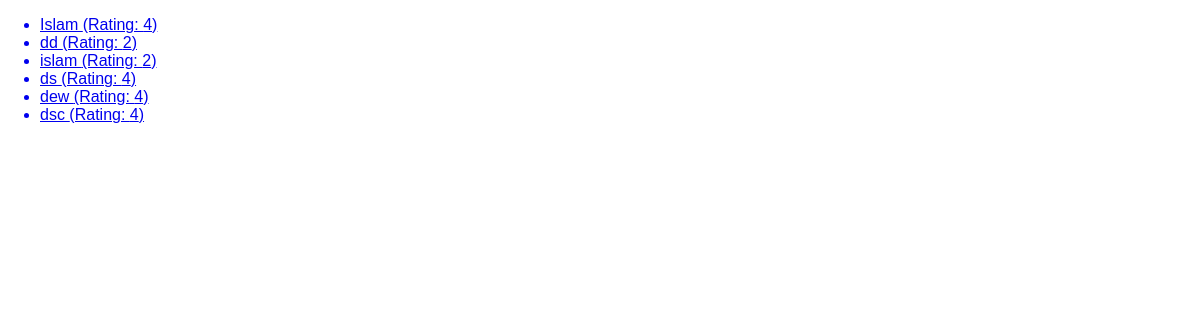
Page /reviews on the earlier database version.
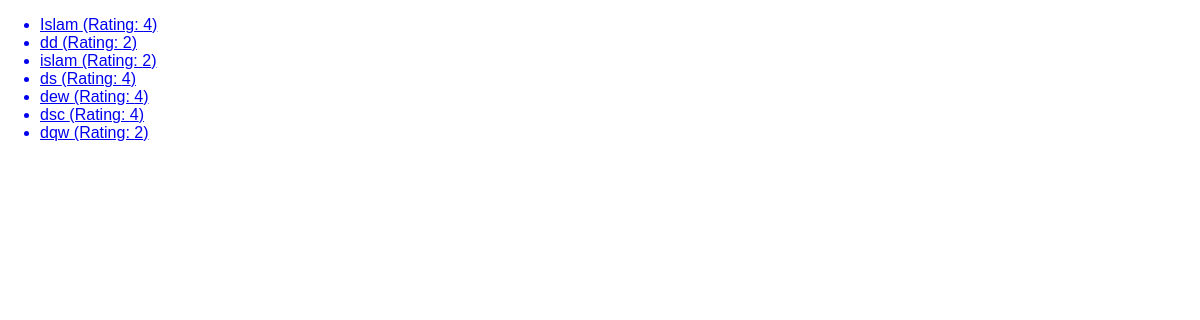
Same page on the later database version.
### reviews/models.py (models this page shows)
class Review(models.Model):
    user_name=models.CharField(max_length=100,)
    review_text = models.TextField()
    rating = models.IntegerField( validators=[
            MaxValueValidator(5),
            MinValueValidator(1)
        ])

### reviews/views.py (the view)
# urls.py: path("reviews", views.ReviewsListView.as_view()),
class ReviewsListView(ListView):
    template_name = "reviews/review_list.html"
    model = Review
    context_object_name = "reviews"
    def get_queryset(self):
        base_query= super().get_queryset()
        return base_query

### reviews/templates/reviews/review_list.html (shortened to what this page needs)
{% extends 'base.html' %}
{% load static %}
{% block css_files %}
<link rel="stylesheet" href="{% static 'reviews/styles.css' %}">
{% endblock css_files %}
{% block content %}
<ul>
    {% for review in reviews %}
    <a href="{% url 'reviewdetail' review.id %}">  <li>{{ review.user_name }} (Rating: {{review.rating}})</li> </a>
    {% endfor %}
</ul>
{% endblock content %}

Differences in the rows shown:
added Review: user_name "dqw", rating "2"
